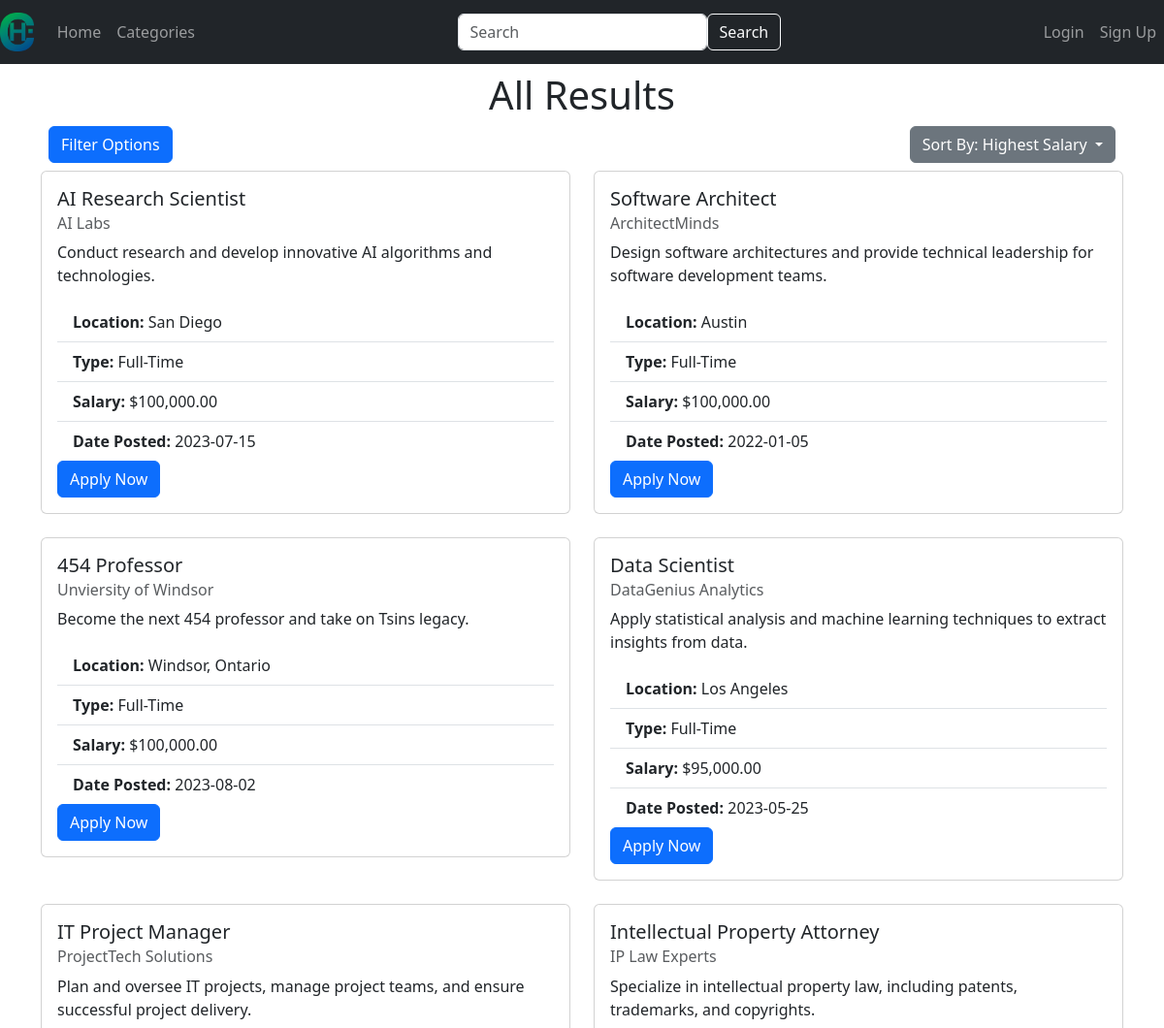
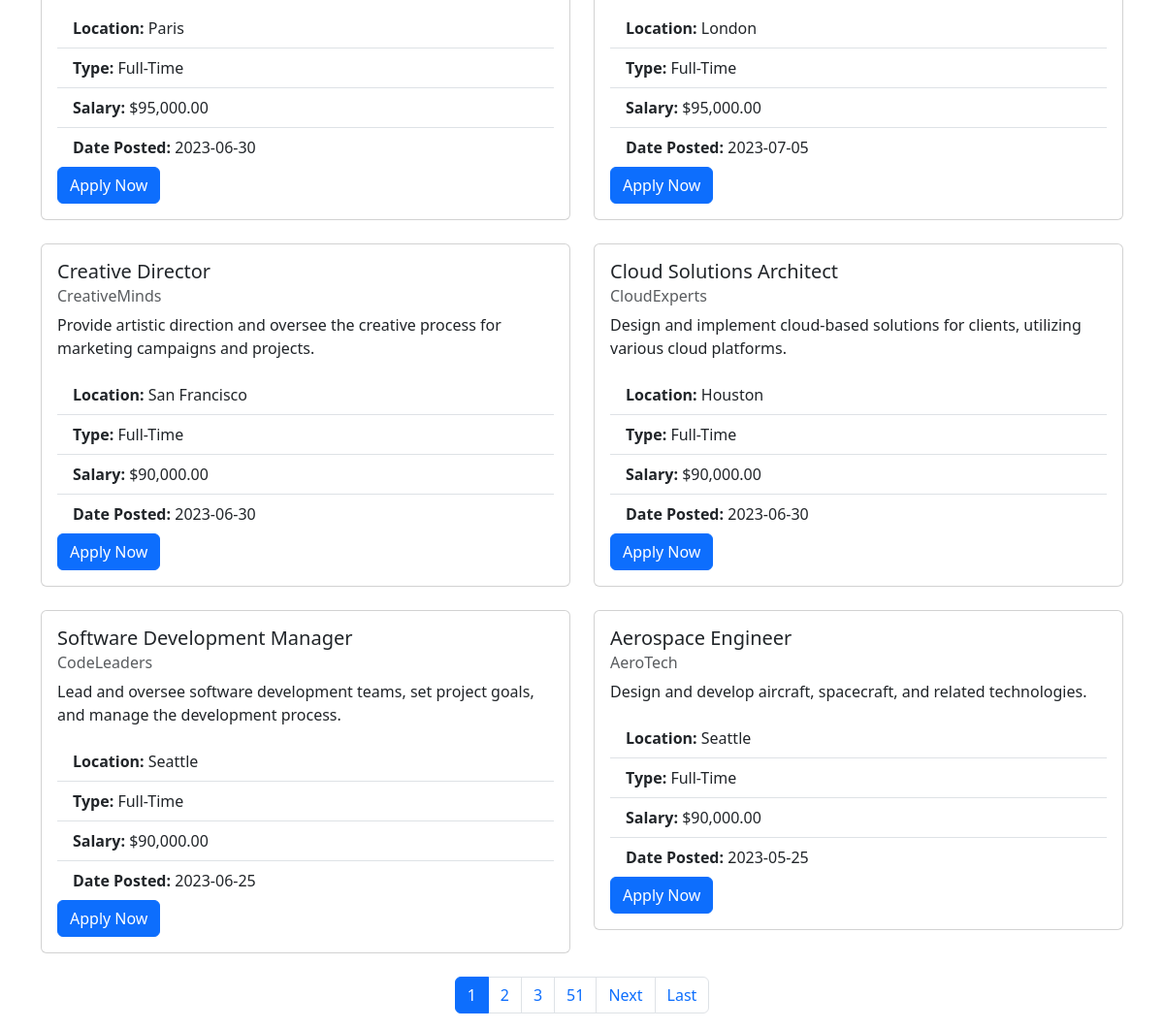
Page /search?query=&sort=most_money&min_salary=None&max_salary=None&posted_after=None&posted_before=None&job_type_filter=None on the committed database (2 pictures, top to bottom).
### website/models.py (models this page shows)
class JobListing(db.Model):
    job_id = db.Column(db.Integer, primary_key=True)
    title = db.Column(db.String(128))
    company = db.Column(db.String(128))
    salary = db.Column(db.Integer)
    location = db.Column(db.String(128))
    type = db.Column(db.String(128))
    description = db.Column(db.String(32768))
    email = db.Column(db.String(128))
    date_posted = db.Column(db.DateTime(timezone=True), default=func.now())
    category_id = db.Column(db.Integer, db.ForeignKey('job_category.category_id'), nullable=False)
    category = db.relationship('JobCategory', backref=db.backref('job_listings', lazy=True))

### website/views.py (the view)
@views.route('/search', methods=['GET'])
def search():
    query = request.args.get('query', '').strip()
    page = request.args.get('page', 1, type=int)
    per_page = PAGE_SIZE
    sort_criteria = request.args.get('sort', 'newest')
    sort = sort_by(sort_criteria)
    filters = get_filters()
    search_results = JobListing.query.filter(
        JobListing.title.contains(query) |
        JobListing.company.contains(query))
    search_results = filter_results(search_results, filters).order_by(sort).paginate(page=page, per_page=per_page)
    if search_results.total == 0:
        search_results = None
    add_email_syntax(search_results)
    return render_template("search_results.html", query=query, search_results=search_results, user=current_user, sort=sort_criteria, filters=filters)

### website/__init__.py (called while the page is built)
def format_salary(value):
    try:
        salary = float(value)
        formatted_salary = "${:,.2f}".format(salary)
        return formatted_salary
    except ValueError:
        return value

### website/views.py (called while the page is built)
def sort_by(sort):
    if sort == 'newest':
        return JobListing.date_posted.desc()
    elif sort == 'oldest':
        return JobListing.date_posted.asc()
    elif sort == 'most_money':
        return JobListing.salary.desc()
    elif sort == 'least_money':
        return JobListing.salary.asc()
    else:
        return JobListing.date_posted.desc()

def filter_results(query, filters):
    if filters['min_salary']:
        query = query.filter(JobListing.salary >= filters['min_salary'])
    if filters['max_salary']:
        query = query.filter(JobListing.salary <= filters['max_salary'])
    if filters['posted_after']:
        query = query.filter(JobListing.date_posted >= filters['posted_after'])
    if filters['posted_before']:
        query = query.filter(JobListing.date_posted <= filters['posted_before'])
    if filters['job_type_filter']:
        query = query.filter(JobListing.type == filters['job_type_filter'])
    return query

def add_email_syntax(job_listings):
    if job_listings == None:
    	return None
    for job in job_listings.items:
        job.emailtitle = quote(job.title)
        job.emailcompany = quote(job.company)

### website/templates/search_results.html (shortened to what this page needs)
{% extends "base.html" %}
{% block content %}
{% if search_results %}
<div class="m-2 align-items-center">
  <div class="text-center">
    {% if query %}
    <h1>Search Results for "{{ query }}"</h1>
    {% else %}
    <h1>All Results</h1>
    {% endif %}
  </div>
  <div class="d-flex justify-content-between">
    <button class="btn btn-primary d-flex justify-content-start" type="button" data-toggle="collapse" data-target="#filterCollapse" aria-expanded="false" aria-controls="filterCollapse">
    Filter Options
    </button>
    <div class="d-flex justify-content-end">
      <div class="dropdown">
        <button class="btn btn-secondary dropdown-toggle" type="button" id="sortDropdown" data-toggle="dropdown" aria-haspopup="true" aria-expanded="false">
          {% if sort == 'most_money' %}
            Sort By: Highest Salary
          {% elif sort == 'least_money' %}
            Sort By: Lowest Salary
          {% elif sort %}
            Sort By: {{ sort|capitalize }}
          {% else %}
            Sort By: Newest
          {% endif %}
        </button>
      </div>
    </div>
  </div>
</div>
<div class="row mt-2">
	{% for job in search_results %}
	<div class="col-md-6 mb-4">
		<div class="card">
			<div class="card-body">
				<h5 class="card-title">{{ job.title }}</h5>
				<h6 class="card-subtitle mb-2 text-muted">{{ job.company }}</h6>
				<p class="card-text">{{ job.description }}</p>
				<ul class="list-group list-group-flush">
					<li class="list-group-item">
						<strong>Location:</strong> {{ job.location }}
					</li>
					<li class="list-group-item">
						<strong>Type:</strong> {{ job.type }}
					</li>
					<li class="list-group-item">
						<strong>Salary:</strong> {{ job.salary | format_salary
						}}
					</li>
					<li class="list-group-item">
						<strong>Date Posted:</strong> {{
						job.date_posted.strftime('%Y-%m-%d') }}
					</li>
				</ul>
        {% if current_user.is_authenticated %}
          <a href="mailto:{{ job.email }}?subject=Job%20Application%20-%20{{ job.emailtitle }}&body=Dear%20Hiring%20Manager,%0D%0A%0D%0AI%20would%20like%20to%20apply%20for%20the%20{{ job.emailtitle }}%20position%20at%20{{ job.emailcompany }}.%20Please%20find%20my%20resume%20attached.%0D%0A%0D%0AThank%20you,%0D%0A{{ current_user.first_name if current_user.first_name else 'Your%20Name' }}" class="btn btn-primary">Apply Now</a>
        {% else %}
          <a href="mailto:{{ job.email }}?subject=Job%20Application%20-%20{{ job.emailtitle }}&body=Dear%20Hiring%20Manager,%0D%0A%0D%0AI%20would%20like%20to%20apply%20for%20the%20{{ job.emailtitle }}%20position%20at%20{{ job.emailcompany }}.%20Please%20find%20my%20resume%20attached.%0D%0A%0D%0AThank%20you,%0D%0AYour%20Name" class="btn btn-primary">Apply Now</a>
        {% endif %}
			</div>
		</div>
	</div>
	{% endfor %}
  <nav aria-label="Page navigation">
    <ul class="pagination justify-content-center">
      {% for num in search_results.iter_pages(left_edge=1, right_edge=1, left_current=1, right_current=2) %}
        {% if num %}
          {% if num != search_results.page %}
            <li class="page-item"><a class="page-link" href="?query={{ query|default('') }}&sort={{ sort }}&min_salary={{ filters.min_salary|default('') }}&max_salary={{ filters.max_salary|default('') }}&posted_after={{ filters.posted_after|default('') }}&posted_before={{ filters.posted_before|default('') }}&job_type_filter={{ filters.job_type_filter|default('') }}&page={{ num }}">{{ num }}</a></li>
          {% else %}
            <li class="page-item active" aria-current="page"><span class="page-link">{{ num }}</span></li>
          {% endif %}
        {% endif %}
      {% endfor %}
      {% if search_results.has_next %}
        <li class="page-item"><a class="page-link" href="?query={{ query }}&sort={{ sort }}&min_salary={{ filters.min_salary|default('') }}&max_salary={{ filters.max_salary|default('') }}&posted_after={{ filters.posted_after|default('') }}&posted_before={{ filters.posted_before|default('') }}&job_type_filter={{ filters.job_type_filter|default('') }}&page={{ search_results.next_num }}">Next</a></li>
        <li class="page-item"><a class="page-link" href="?query={{ query }}&sort={{ sort }}&min_salary={{ filters.min_salary|default('') }}&max_salary={{ filters.max_salary|default('') }}&posted_after={{ filters.posted_after|default('') }}&posted_before={{ filters.posted_before|default('') }}&job_type_filter={{ filters.job_type_filter|default('') }}&page={{ search_results.pages }}">Last</a></li>
      {% endif %}
    </ul>
  </nav>
</div>
{% else %}
<h2 class="strong text-center mt-4">No results found</h2>
<div class="d-flex justify-content-center">
  <button onclick="history.back()" class="btn btn-primary d-flex justify-content-start">Go Back</button>
</div>
{% endif %}
{% endblock %}

### rows in the picture
JobListing: title "AI Research Scientist", company "AI Labs", description "Conduct research and develop innovative AI algorithms and technologies.", location "San Diego", type "Full-Time", salary "$100,000.00", date_posted "2023-07-15"
JobListing: title "Software Architect", company "ArchitectMinds", description "Design software architectures and provide technical leadership for software development teams.", location "Austin", type "Full-Time", salary "$100,000.00", date_posted "2022-01-05"
JobListing: title "454 Professor", company "Unviersity of Windsor", description "Become the next 454 professor and take on Tsins legacy.", location "Windsor, Ontario", type "Full-Time", salary "$100,000.00", date_posted "2023-08-02"
JobListing: title "Data Scientist", company "DataGenius Analytics", description "Apply statistical analysis and machine learning techniques to extract insights from data.", location "Los Angeles", type "Full-Time", salary "$95,000.00", date_posted "2023-05-25"
JobListing: title "IT Project Manager", company "ProjectTech Solutions", description "Plan and oversee IT projects, manage project teams, and ensure successful project delivery.", location "Paris", type "Full-Time", salary "$95,000.00", date_posted "2023-06-30"
JobListing: title "Intellectual Property Attorney", company "IP Law Experts", description "Specialize in intellectual property law, including patents, trademarks, and copyrights.", location "London", type "Full-Time", salary "$95,000.00", date_posted "2023-07-05"
JobListing: title "Creative Director", company "CreativeMinds", description "Provide artistic direction and oversee the creative process for marketing campaigns and projects.", location "San Francisco", type "Full-Time", salary "$90,000.00", date_posted "2023-06-30"
JobListing: title "Cloud Solutions Architect", company "CloudExperts", description "Design and implement cloud-based solutions for clients, utilizing various cloud platforms.", location "Houston", type "Full-Time", salary "$90,000.00", date_posted "2023-06-30"
JobListing: title "Software Development Manager", company "CodeLeaders", description "Lead and oversee software development teams, set project goals, and manage the development process.", location "Seattle", type "Full-Time", salary "$90,000.00", date_posted "2023-06-25"
JobListing: title "Aerospace Engineer", company "AeroTech", description "Design and develop aircraft, spacecraft, and related technologies.", location "Seattle", type "Full-Time", salary "$90,000.00", date_posted "2023-05-25"

### other values in the picture
{{ num }} "1"
{{ num }} "2" "3" "51"
